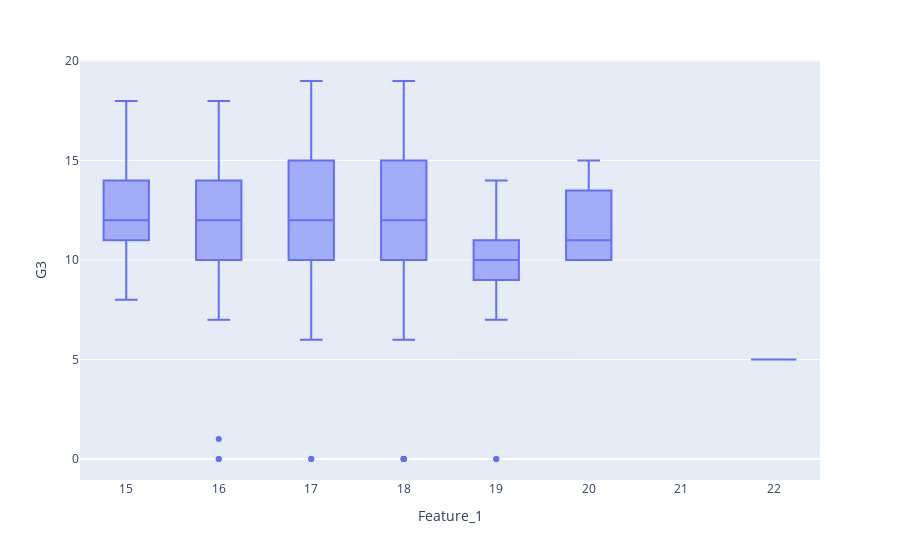

Source (notebook cell):
### Markdown cell above
failures tend to increase with higher feature_1 values with highest indices beaing that of 2-3 failures students

### Code cell
fig = px.box(df,x='Feature_1',y='G3')
fig.show()

### Figure 1 — Plotly figure (JSON) as saved in the notebook; plotly's stock layout.template omitted (floating-point values rounded to 4 significant figures; data arrays with more than 128 entries replaced by an {"elided": "..."} marker saying what was removed)
{"data": [{"alignmentgroup": "True", "hovertemplate": "Feature_1=%{x}<br>G3=%{y}<extra></extra>", "legendgroup": "", "marker": {"color": "#636efa"}, "name": "", "notched": false, "offsetgroup": "", "orientation": "v", "showlegend": false, "type": "box", "x": {"elided": "649 float values"}, "x0": " ", "xaxis": "x", "y": {"elided": "649 int values"}, "y0": " ", "yaxis": "y"}], "layout": {"boxmode": "group", "legend": {"tracegroupgap": 0}, "margin": {"t": 60}, "xaxis": {"anchor": "y", "domain": [0, 1], "title": {"text": "Feature_1"}}, "yaxis": {"anchor": "x", "domain": [0, 1], "title": {"text": "G3"}}}}
